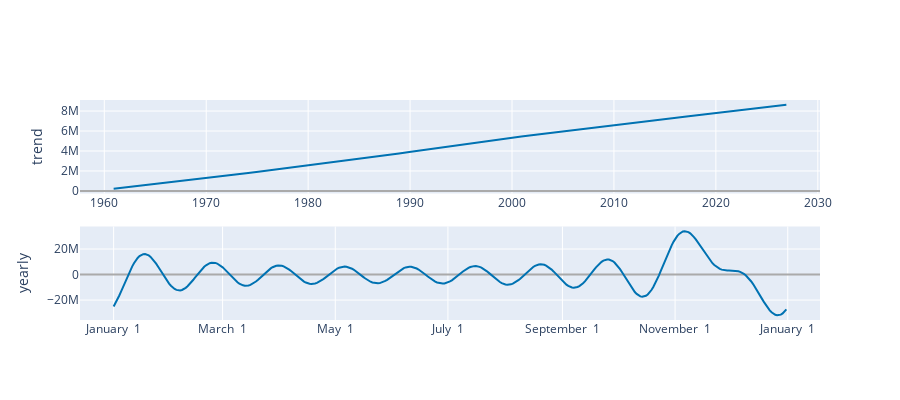

The cell this chart's notebook holds for it:
### Code cell
plot_components_plotly(m, forecast)

### Figure 1 — Plotly figure (JSON) as saved in the notebook; plotly's stock layout.template omitted (floating-point values rounded to 4 significant figures; data arrays with more than 128 entries replaced by an {"elided": "..."} marker saying what was removed)
{"data": [{"line": {"color": "#0072B2", "width": 2}, "mode": "lines", "name": "trend", "type": "scatter", "x": {"elided": "1160 str values"}, "xaxis": "x", "y": {"elided": "1160 float values"}, "yaxis": "y"}, {"line": {"color": "rgba(0, 114, 178, 0.2)", "width": 0}, "mode": "lines", "name": "trend_upper", "type": "scatter", "x": {"elided": "1160 str values"}, "xaxis": "x", "y": {"elided": "1160 float values"}, "yaxis": "y"}, {"fill": "tonexty", "fillcolor": "rgba(0, 114, 178, 0.2)", "line": {"color": "rgba(0, 114, 178, 0.2)", "width": 0}, "mode": "lines", "name": "trend_lower", "type": "scatter", "x": {"elided": "1160 str values"}, "xaxis": "x", "y": {"elided": "1160 float values"}, "yaxis": "y"}, {"line": {"color": "#0072B2", "width": 2}, "mode": "lines", "name": "yearly", "type": "scatter", "x": {"elided": "365 str values"}, "xaxis": "x2", "y": {"elided": "365 float values"}, "yaxis": "y2"}], "layout": {"height": 400, "showlegend": false, "width": 900, "xaxis": {"anchor": "y", "domain": [0, 1], "range": ["1957-08-13T16:48:00", "2030-03-20T07:12:00"], "type": "date"}, "xaxis2": {"anchor": "y2", "domain": [0, 1], "range": ["2016-12-13T18:54:02.958904", "2018-01-18T11:04:57.863013"], "tickformat": "%B %e", "type": "date"}, "yaxis": {"anchor": "x", "domain": [0.575, 1], "rangemode": "normal", "title": {"text": "trend"}, "zerolinecolor": "#AAA"}, "yaxis2": {"anchor": "x2", "domain": [0, 0.425], "title": {"text": "yearly"}, "zerolinecolor": "#AAA"}}}
